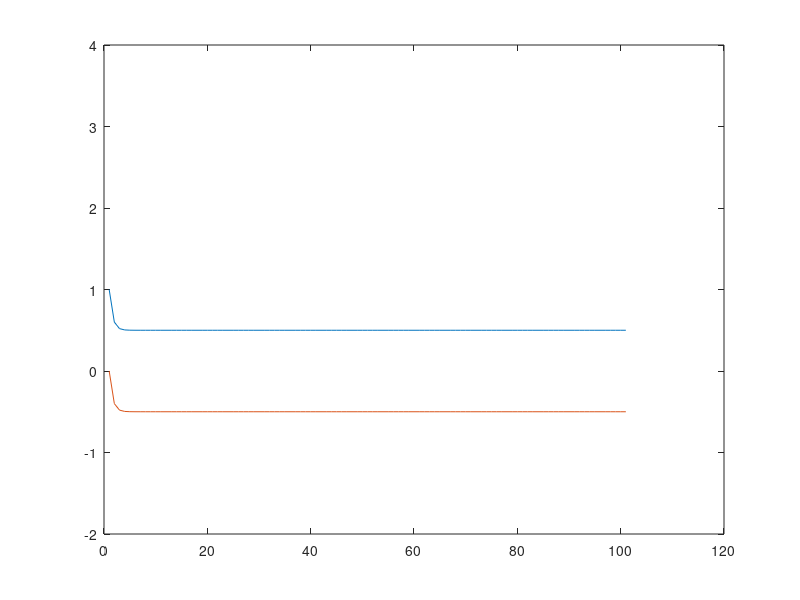

Recreate this plot in MATLAB.

x = [-1:0.2:5];
x = 1;
cycs = 100;


I = 0;
li = -2;
se = -2;
ve = 0;
step = 0.2;


%{
I = 3.8;
li = -1;
se = 0;
ve = 0;
step = 0.2;
%}

W = [
    se li
    li se
    ];
b = [I I];

z = zeros(size(x, 2));

for i = 1:size(x, 2)
    for j = 1:size(x, 2)
        a1 = x(i);
        a2 = x(j);
 
        a1 = 1; a2 = 0;
        a = [a1 a2];
        net = [0 0];
        avg = [0 0];
        act = zeros(cycs+1, 2);
                                                %act(1,:) = 1 ./ (1 + exp(-a));
                                                act(1,:) = a;
        for cyc = 1:cycs
            net = a * W + b;
                                                da = net;
                                                %da = -a + quadsquare(b + a * W);
            a = a + step * da;
                                                %act(cyc+1,:) = 1 ./ (1 + exp(-a));
                                                act(cyc+1,:) = a;
        end
        z(i, j) = norm(act(end,:) - act(1,:));
        
        if size(x, 2) == 1
            figure;
            plot(act);
            ylim([-2 4]);
        end
    end
end

if size(x, 2) > 1
    figure;
    surf(x, x, z);
end